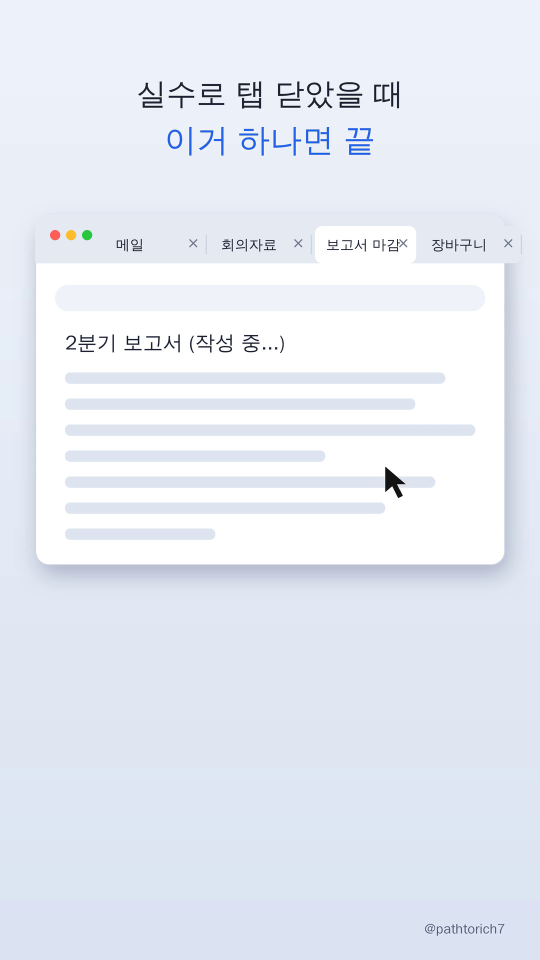
#> input picture frame 21 of work/tip-posts/Tip-03-reopen-anim.mp4, 1080 x 1920 px, given in place of K1.mp4, which was not available (shown at 1/2 size)
$ python build.py ../images/C10-End-S2.png
#> lines starting #> are read from the running program, lines starting #| are printed output that depends on the picture
#> in read_frames, f is the input picture: shape (1920, 1080, 3); mean B, G, R 244.5, 235.4, 230.2
"""Final assembly. Usage: python3 -I scripts/build.py <version>  (run from work/video-recreate)

Each segment: (source, start_frame, end_frame_inclusive, speed, xfade_frames_into_this_segment)
Speed >1 = faster. Frames are sampled by nearest source frame (no ghosting).
"""
import subprocess, sys
import cv2
import numpy as np

W, H, FPS = 720, 1280, 30
ZOOM = 1.03  # hides stretched edge strips from the -aligned keyframes

SEGMENTS = [
    # name      file                   start end   speed xfade
    ("K1",   "clips/K1.mp4",       0,  75, 1.6, 0),
    ("K2",   "clips/K2.mp4",      27,  99, 1.3, 0),
    ("K3",   "clips/K3.mp4",       0,  87, 1.8, 0),
    ("K4",   "clips/K4.mp4",       0,  45, 1.6, 0),
    ("K5",   "clips/K5.mp4",      18,  98, 1.6, 0),
    ("K5b",  "clips/K5b.mp4",      1,  48, 1.8, 0),   # bridge: last step, stops behind threshold
    ("K6a",  "clips/K6a.mp4",     12,  38, 1.4, 6),
    ("K6b",  "clips/K6b.mp4",      7,  54, 1.4, 3),
    ("I7",   "images/C7-Insert.png", 0, 0, 1.0, 0),   # 1.8 s still with slow push-in + handheld shake
    ("K8",   "clips/K8.mp4",       0,  84, 1.4, 0),
    ("K9a",  "clips/K9a.mp4",      0,  43, 1.2, 0),
    ("K9b",  "clips/K9b.mp4",      1,  56, 1.15, 0),
    ("K10a1", "clips/K10a.mp4",    0,  24, 3.0, 0),   # step back, fast (keeps seam with K9b continuous)
    ("K10a2", "clips/K10a.mp4",   25,  57, 2.2, 0),   # hands to head
    ("K10b", "clips/K10b-v2.mp4",  6,  50, 1.0, 0),   # fling arms down, storm off
]
TEASER = ("K6a", "K6b", 1.2)   # copy of the climax placed before K1, seconds
INSERT_SEC = 1.8
HOLD_SEC = 1.0
FADE_SEC = 0.4


def fit(img):
    h, w = img.shape[:2]
#> h = 1920; w = 1080
    s = max(W / w, H / h) * ZOOM
#> s = 0.687
    img = cv2.resize(img, (round(w * s), round(h * s)), interpolation=cv2.INTER_AREA)
    y = (img.shape[0] - H) // 2
#> y = 19
    x = (img.shape[1] - W) // 2
#> x = 11
    return img[y:y + H, x:x + W]
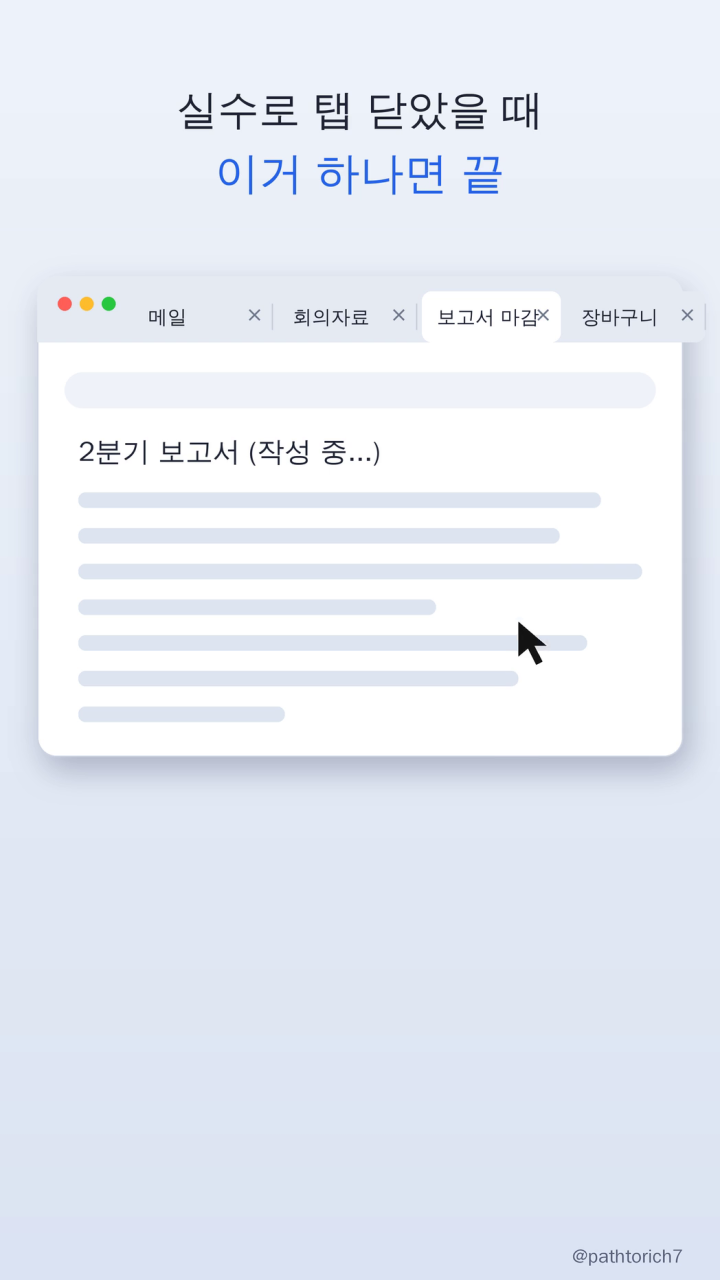
#> returned value: shape (1280, 720, 3); mean of channels 0, 1, 2 244.4, 235.4, 230.3; drawn as B, G, R


def read_frames(path):
    cap = cv2.VideoCapture(path)
    out = []
    while True:
        ok, f = cap.read()
        if not ok:
            break
        out.append(fit(f))
    return out


def clip_frames(path, a, b, speed):
    src = read_frames(path)[a:b + 1]
    n = max(1, round(len(src) / speed))
    return [src[min(len(src) - 1, round(i * speed))] for i in range(n)]


# [15 lines left out: function insert_frames, not called in this run]


# Segments whose camera/colour drift from the previous clip: aligned (ECC affine on background)
# and colour-matched (LAB mean/std) to the last frame of REF, for all frames of the group.
CORRECT = {"ref": "K5b", "group": ["K6a", "K6b"]}
MORPH = set()   # seams done with optical-flow morph instead of plain dissolve


# [19 lines left out: function correction, not called in this run]


DIS = cv2.DISOpticalFlow_create(cv2.DISOPTICAL_FLOW_PRESET_MEDIUM)


# [7 lines left out: function morph, not called in this run]


def main(version):
    built = {}
    stream = []
    for name, path, a, b, sp, xf in SEGMENTS:
        fr = insert_frames(path) if name == "I7" else clip_frames(path, a, b, sp)
        if name == CORRECT["group"][0]:
            fix = correction(built[CORRECT["ref"]][-1], fr[0])
        if name in CORRECT["group"]:
            fr = [fix(f) for f in fr]
        built[name] = fr
        if xf and stream:
            for k in range(xf):
                al = (k + 1) / (xf + 1)
                if name in MORPH:
                    stream[-xf + k] = morph(stream[-xf + k], fr[k], al)
                else:
                    stream[-xf + k] = cv2.addWeighted(stream[-xf + k], 1 - al, fr[k], al, 0)
            fr = fr[xf:]
        if name == TEASER[0]:
            teaser_at = len(stream) - xf
        stream.extend(fr)
    teaser = [f.copy() for f in stream[teaser_at:teaser_at + round(TEASER[2] * FPS)]]
    stream = teaser + stream
    last = stream[-1]
    stream += [last] * round(HOLD_SEC * FPS)
    nf = round(FADE_SEC * FPS)
    for k in range(nf):
        i = len(stream) - nf + k
        stream[i] = (stream[i] * (1 - (k + 1) / nf)).astype(np.uint8)

    out = f"final/Final-v{version}.mp4"
    p = subprocess.Popen(["ffmpeg", "-v", "error", "-y", "-f", "rawvideo", "-pix_fmt", "bgr24",
                          "-s", f"{W}x{H}", "-r", str(FPS), "-i", "-",
                          "-c:v", "libx264", "-crf", "16", "-pix_fmt", "yuv420p", out],
                         stdin=subprocess.PIPE)
    for f in stream:
        p.stdin.write(f.tobytes())
    p.stdin.close()
    p.wait()
    t = 0
    print(f"teaser 0.00-{len(teaser)/FPS:.2f}")
    t = len(teaser)
    for name, *_ in SEGMENTS:
        n = len(built[name]) - (dict((s[0], s[5]) for s in SEGMENTS)[name])
        print(f"{name:5s} {t/FPS:5.2f}-{(t+n)/FPS:5.2f}")
        t += n
    print(f"total {len(stream)/FPS:.2f}s -> {out}")


if __name__ == "__main__":
    main(sys.argv[1] if len(sys.argv) > 1 else "1")

$ run again, starting later in the video
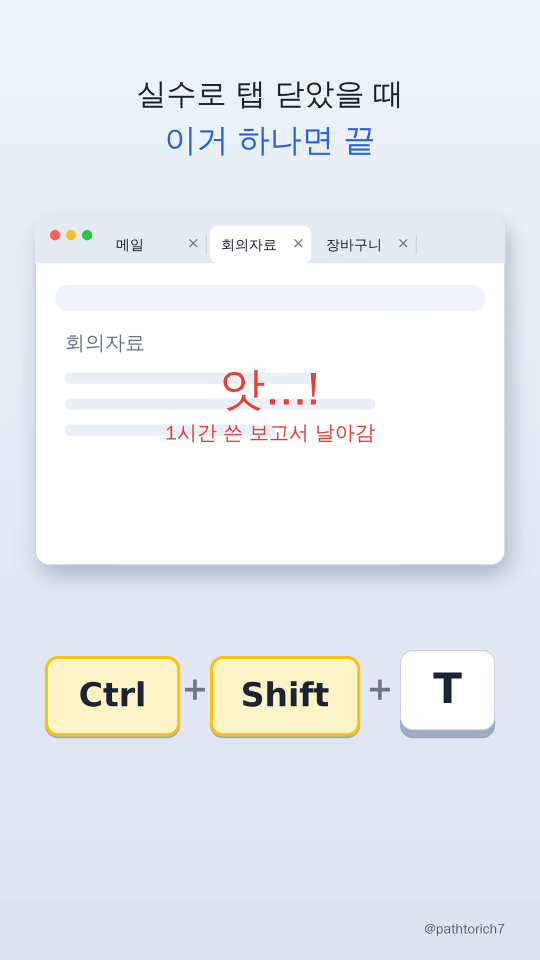
#> input picture frame 94 of work/tip-posts/Tip-03-reopen-anim.mp4, 1080 x 1920 px, given in place of K1.mp4, which was not available (shown at 1/2 size)
#> in read_frames, f is the input picture: shape (1920, 1080, 3); mean B, G, R 241.5, 235.9, 232.4
#> in fit, `return img[y:y + H, x:x + W]`:
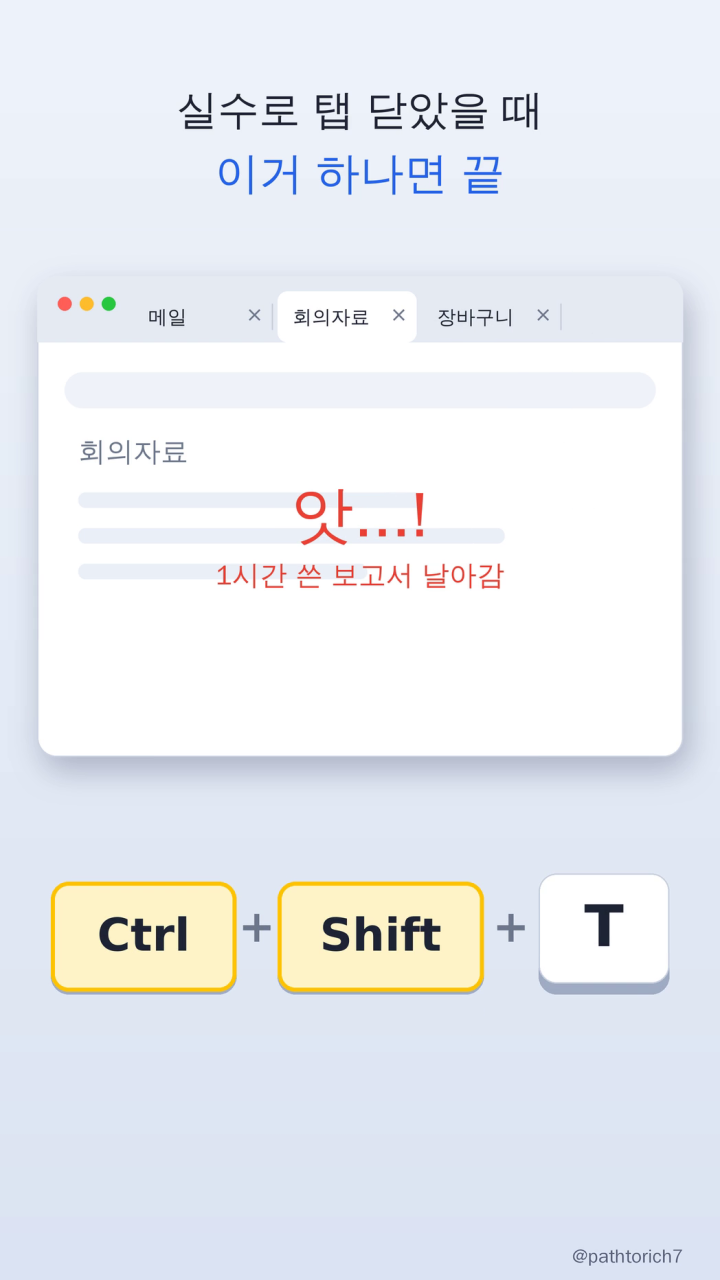
#> returned value: shape (1280, 720, 3); mean of channels 0, 1, 2 241.2, 236, 232.7; drawn as B, G, R

$ run again, starting later in the video
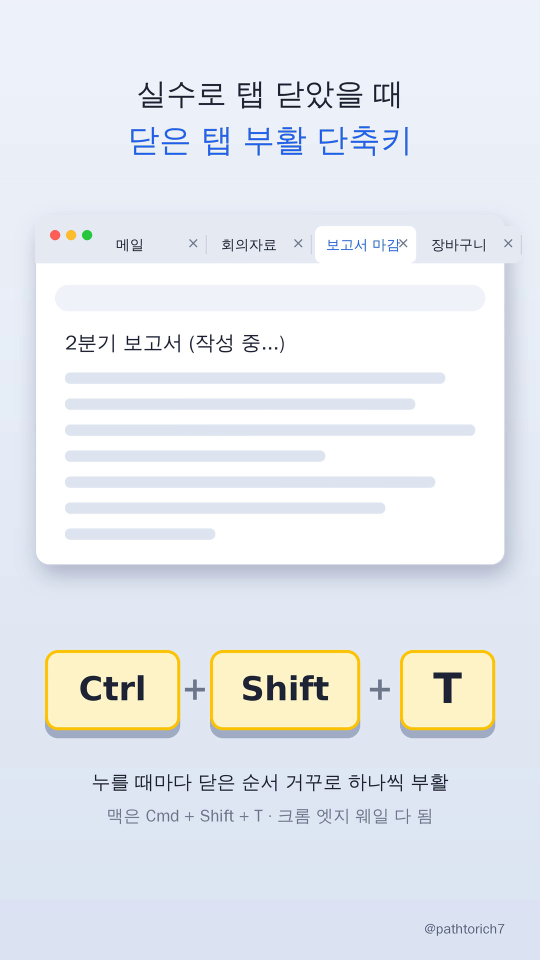
#> input picture frame 168 of work/tip-posts/Tip-03-reopen-anim.mp4, 1080 x 1920 px, given in place of K1.mp4, which was not available (shown at 1/2 size)
#> in read_frames, f is the input picture: shape (1920, 1080, 3); mean B, G, R 239.2, 233.7, 229.7
#> in fit, `return img[y:y + H, x:x + W]`:
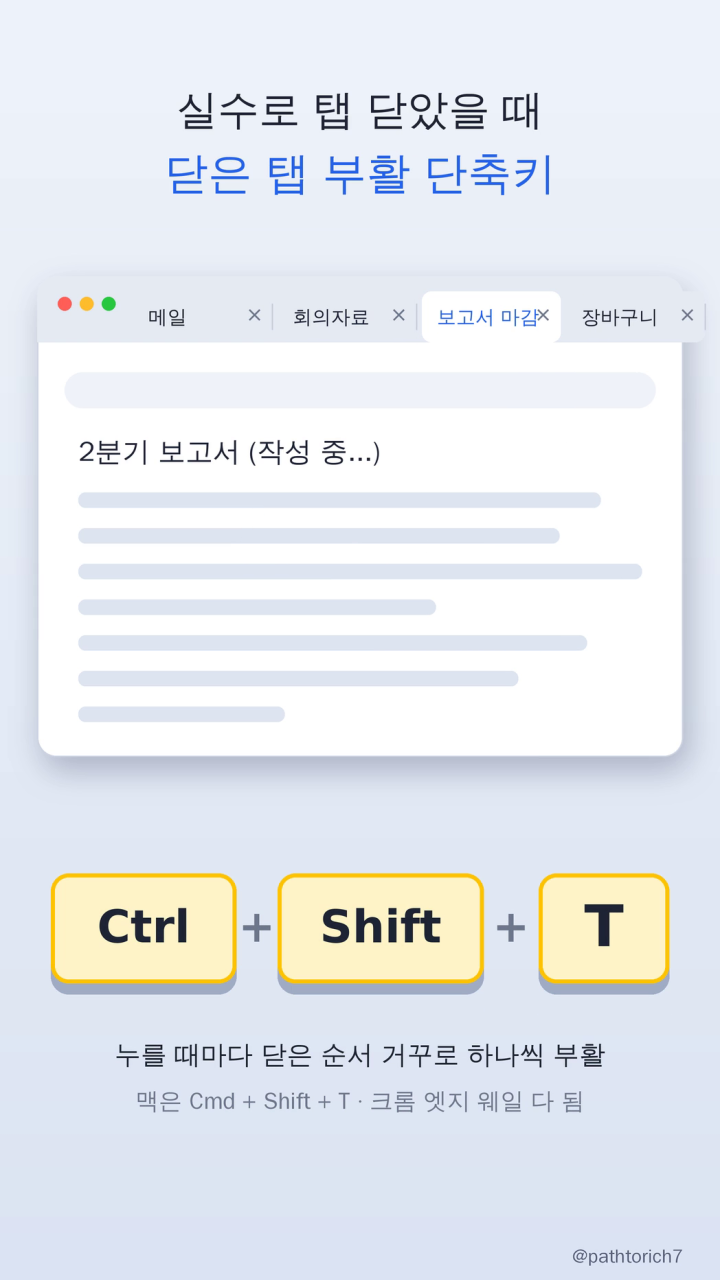
#> returned value: shape (1280, 720, 3); mean of channels 0, 1, 2 238.8, 233.7, 229.8; drawn as B, G, R
